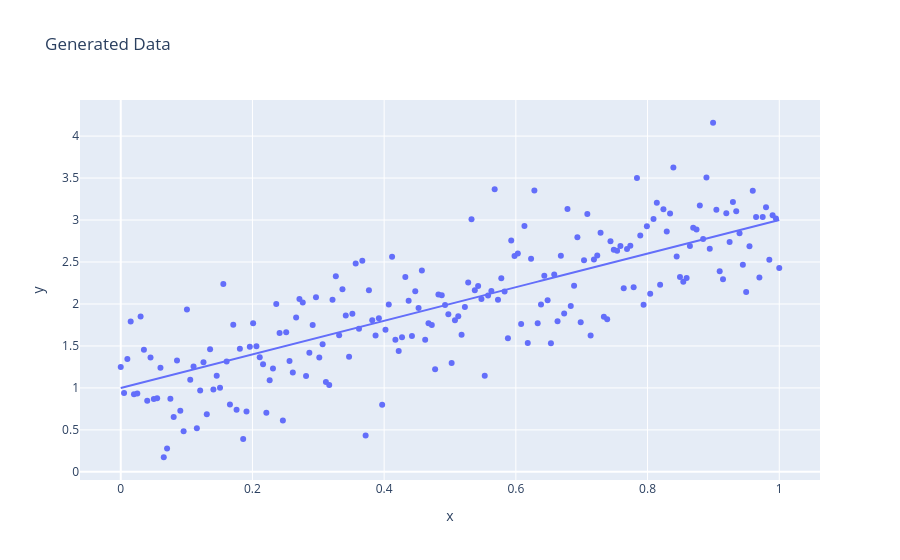

The cell this chart's notebook holds for it:
### Code cell
x, y = generate_toy_data()

### Figure 1 — Plotly figure (JSON) as saved in the notebook; plotly's stock layout.template omitted (floating-point values rounded to 4 significant figures; data arrays with more than 128 entries replaced by an {"elided": "..."} marker saying what was removed)
{"data": [{"hovertemplate": "x=%{x}<br>y=%{y}<extra></extra>", "legendgroup": "", "marker": {"color": "#636efa", "symbol": "circle"}, "mode": "markers", "name": "", "orientation": "v", "showlegend": false, "type": "scatter", "x": {"elided": "200 float values"}, "xaxis": "x", "y": {"elided": "200 float values"}, "yaxis": "y"}, {"hovertemplate": "x=%{x}<br>y=%{y}<extra></extra>", "legendgroup": "", "line": {"color": "#636efa", "dash": "solid"}, "marker": {"symbol": "circle"}, "mode": "lines", "name": "", "orientation": "v", "showlegend": false, "type": "scatter", "x": {"elided": "200 float values"}, "xaxis": "x", "y": {"elided": "200 float values"}, "yaxis": "y"}], "layout": {"legend": {"tracegroupgap": 0}, "title": {"text": "Generated Data"}, "xaxis": {"anchor": "y", "domain": [0, 1], "title": {"text": "x"}}, "yaxis": {"anchor": "x", "domain": [0, 1], "title": {"text": "y"}}}}
